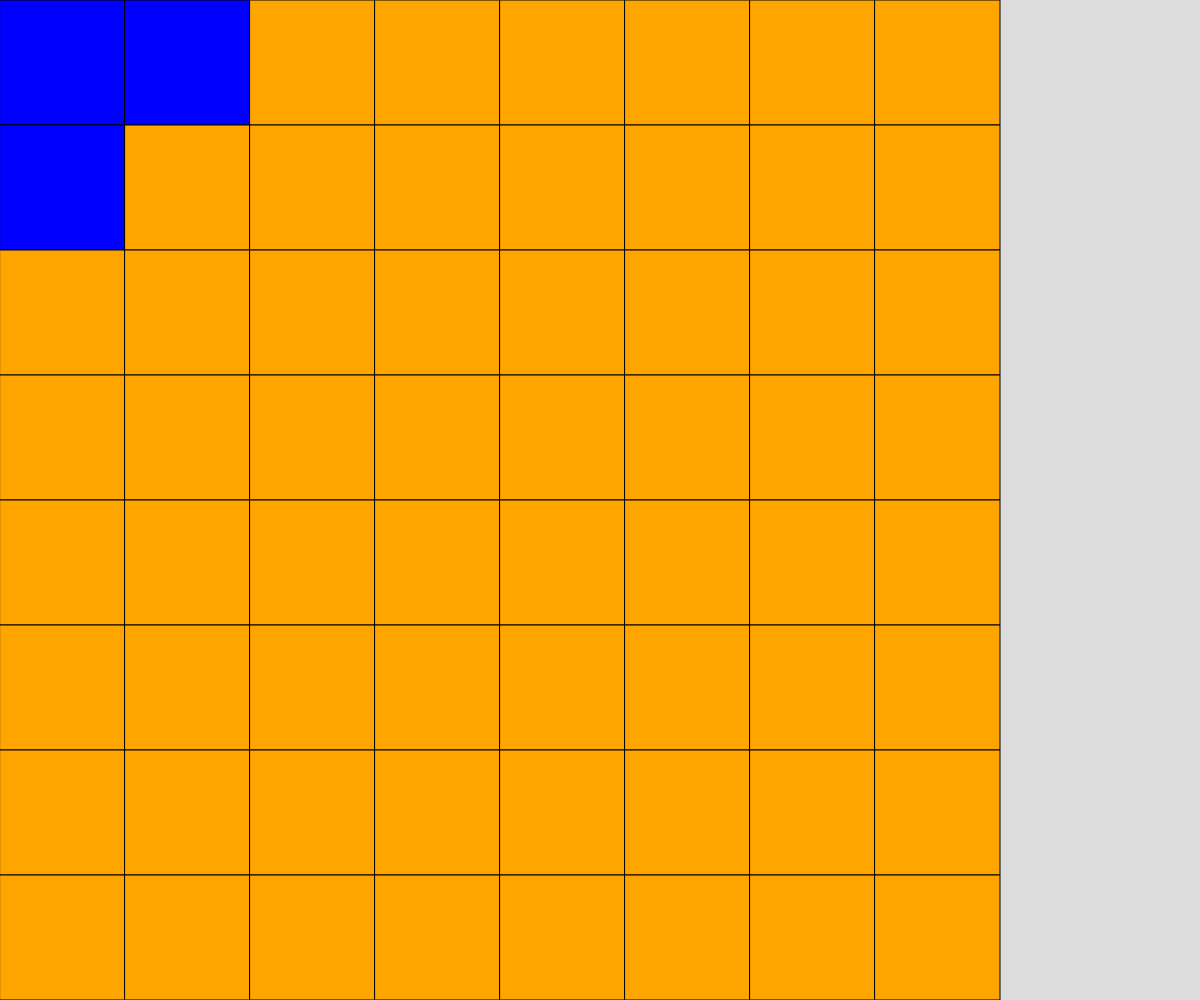
Frame 1 (no input)
Frame 60 (no input): identical to frame 1, image omitted
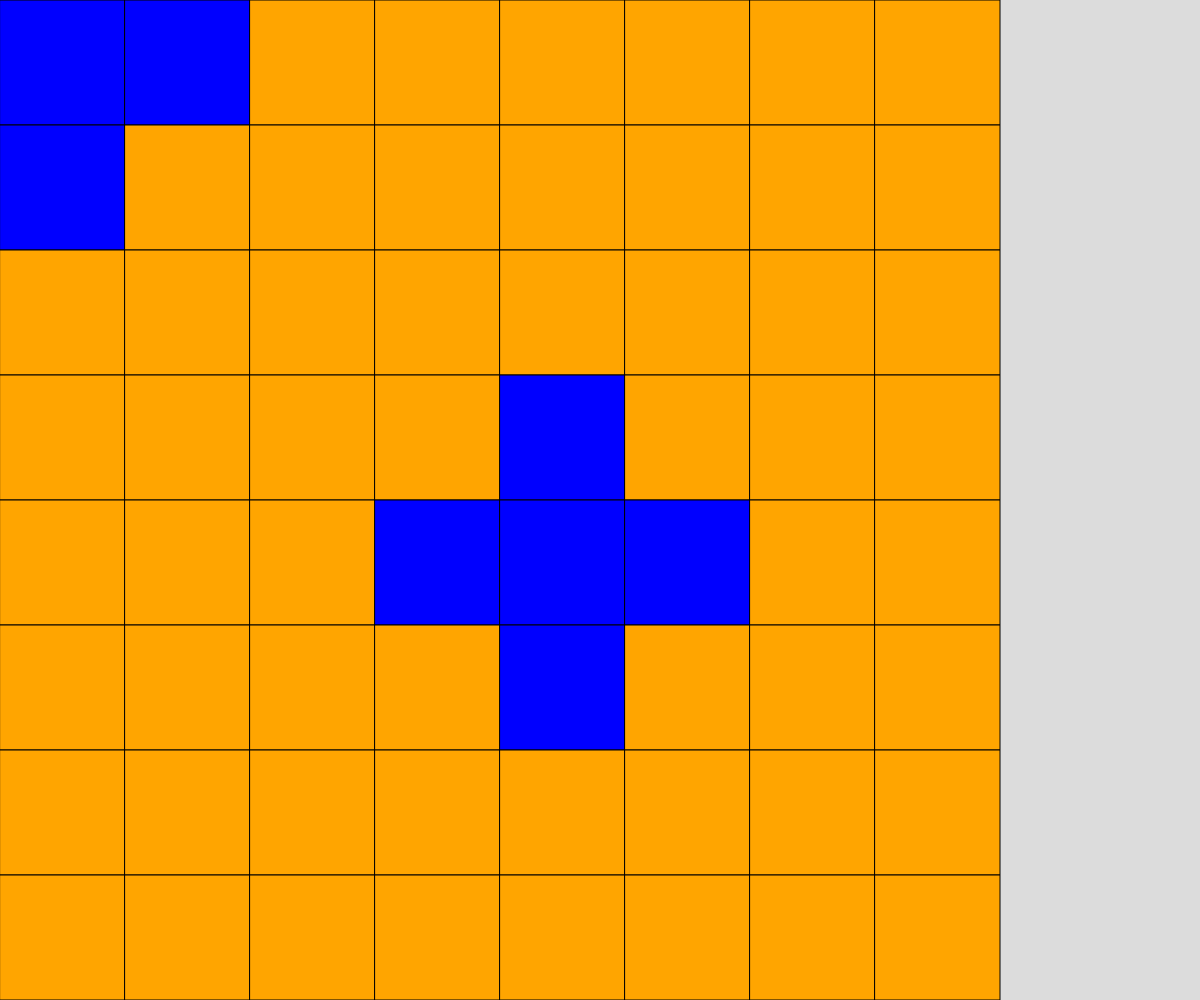
Frame 120 (the mouse pressed at the canvas centre since frame 60)

The p5.js sketch that drew these frames (run headless with seeded random() and noise() and a simulated clock; from frame 60 on, the mouse is pressed at the canvas centre):

// p5.js sketch
// ── sketch.js
// Color game
// Joshua Wright
// March 21, 2023

let numberOfSquares = 8;

const ROWS = numberOfSquares;
const COLS = numberOfSquares;
let grid;
let cellSize;


function setup() {
  createCanvas(windowWidth, windowHeight);
  grid = createEmpty2dArray(ROWS, COLS);

  //fill largest square area possible
  if (width < height) {
    cellSize = width/COLS;
  } 
  else {
    cellSize = height/ROWS;
  }
  mousePressed();
}

function draw() {
  background(220);
  displayGrid(grid);
}

function mousePressed() {
  let x = Math.floor(mouseX/cellSize);
  let y = Math.floor(mouseY/cellSize);
  
  toggleCell(x, y);
  toggleCell(x+1, y);
  toggleCell(x-1, y);
  toggleCell(x, y+1);
  toggleCell(x, y-1);

}

function toggleCell(x, y) {
  if (x >= 0 && x < COLS && y>= 0 && y < ROWS) {
    if (grid[y][x] === 0) {
    grid[y][x] = 1;
  }
  else if (grid[y][x] === 1) {
    grid[y][x] = 0;
  }
  }
  
}

function displayGrid(grid) {
  for (let y = 0; y < ROWS; y++) {
    for (let x = 0; x < COLS; x++) {
      if (grid[y][x] === 1) {
        fill("blue");
      }
      else if (grid[y][x] === 0) {
        fill("orange");
      }
      rect(x * cellSize, y * cellSize, cellSize, cellSize);
    }
  }
}

function createEmpty2dArray(ROWS, COLS) {
  let newGrid = [];
  for (let y = 0; y < ROWS; y++) {
    newGrid.push([]);
    for (let x = 0; x < COLS; x++) {
      newGrid[y].push(0);
    }
  }
  return newGrid;
}
